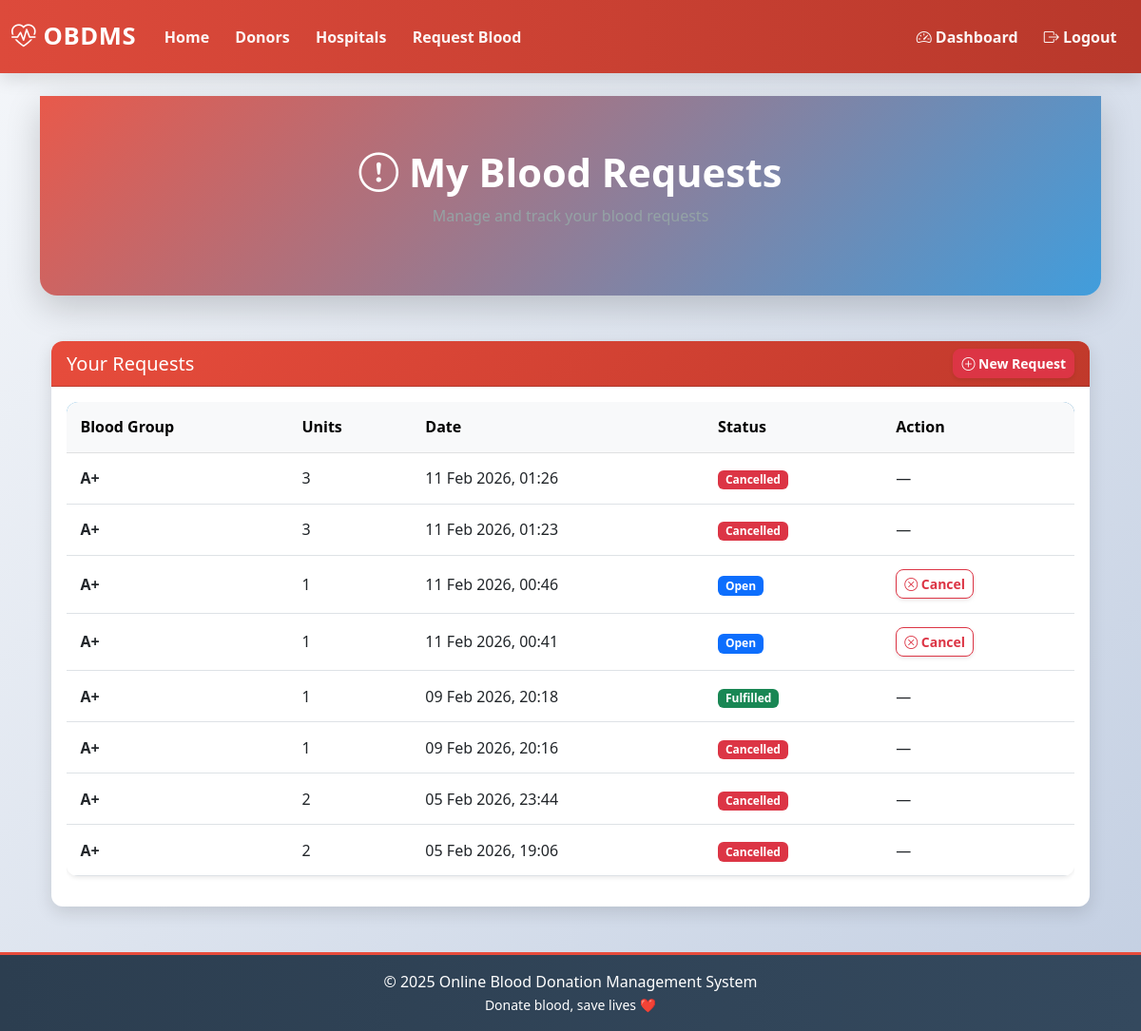
Screenshot of /requests/my/ (signed in) with the database file from the repository.
### blood_requests/models.py (models this page shows, shortened)
class BloodRequest(models.Model):
    STATUS_CHOICES = [
        ("open", "Open"),
        ("matched", "Matched"),
        ("fulfilled", "Fulfilled"),
        ("cancelled", "Cancelled"),
    ]
    requested_by = models.ForeignKey(
        User,
        on_delete=models.CASCADE,
        related_name="blood_requests",
    )
    hospital = models.ForeignKey(
        Hospital,
        on_delete=models.SET_NULL,
        null=True,
        blank=True,
        related_name="blood_requests",
    )
    blood_group = models.CharField(
        max_length=5,
        choices=BLOOD_GROUP_CHOICES,
    )
    units_required = models.PositiveIntegerField()
    city = models.CharField(max_length=100)
    contact_info = models.CharField(max_length=200)
    status = models.CharField(
        max_length=20,
        choices=STATUS_CHOICES,
        default="open",
    )
    created_at = models.DateTimeField(auto_now_add=True)
    class Meta:
        ordering = ["-created_at"]

### blood_requests/views.py (the view)
@login_required
def my_requests(request):
    requests_qs = BloodRequest.objects.filter(requested_by=request.user)
    return render(request, "requests/my_requests.html", {
        "requests": requests_qs,
        "hospital":None,
    })

### templates/requests/my_requests.html (shortened to what this page needs)
{% extends 'base.html' %}
{% block content %}
<div class="page-header">
  <h1><i class="bi bi-exclamation-circle"></i> My Blood Requests</h1>
  <p class="text-muted">Manage and track your blood requests</p>
</div>
<div class="container mt-5 mb-5">
  <div class="card">
    <div class="card-header d-flex justify-content-between align-items-center">
      <h5 class="mb-0">Your Requests</h5>
      <a href="{% url 'requests:create-request' %}" class="btn btn-danger btn-sm">
        <i class="bi bi-plus-circle"></i> New Request
      </a>
    </div>
    <div class="card-body">
      {% if requests %}
        <div class="table-responsive">
          <table class="table table-hover align-middle">
            <thead class="table-light">
              <tr>
                <th>Blood Group</th>
                <th>Units</th>
                <th>Date</th>
                <th>Status</th>
                <th>Action</th>
              </tr>
            </thead>
            <tbody>
              {% for r in requests %}
              <tr>
                <td><strong>{{ r.blood_group }}</strong></td>
                <td>{{ r.units_required }}</td>
                <td>{{ r.created_at|date:"d M Y, H:i" }}</td>
                <td>
                  <span class="badge
                    {% if r.status == 'open' %}bg-primary
                    {% elif r.status == 'matched' %}bg-warning text-dark
                    {% elif r.status == 'fulfilled' %}bg-success
                    {% elif r.status == 'cancelled' %}bg-danger
                    {% endif %}">
                    {{ r.status|title }}
                  </span>
                </td>
                <td>
                  {% if r.status == 'open' %}
                    <a href="{% url 'requests:cancel-request' r.id %}"
                       class="btn btn-sm btn-outline-danger"
                       onclick="return confirm('Are you sure you want to cancel this request?');">
                      <i class="bi bi-x-circle"></i> Cancel
                    </a>
                  {% elif r.status == 'matched' and hospital or r.status == 'matched' and r.requested_by == request.user %}
                    <a href="{% url 'requests:mark-fulfilled' r.id %}"
                       class="btn btn-sm btn-success"
                       onclick="return confirm('Mark this request as fulfilled?');">
                      <i class="bi bi-check-circle"></i> Mark Fulfilled
                    </a>
                  {% else %}
                    —
                  {% endif %}
                </td>
              </tr>
              {% endfor %}
            </tbody>
          </table>
        </div>
      {% else %}
        <div class="alert alert-info">
          You have not submitted any blood requests yet.
        </div>
      {% endif %}
    </div>
  </div>
</div>
{% endblock %}

### static/style.css (style rules this page uses)
:root { --primary-color: #e74c3c; --secondary-color: #3498db; --success-color: #27ae60; --warning-color: #f39c12; --danger-color: #e74c3c; --light-color: #ecf0f1; --dark-color: #2c3e50; --gradient-primary: linear-gradient(135deg, #e74c3c, #c0392b); --gradient-secondary: linear-gradient(135deg, #3498db, #2980b9); --gradient-success: linear-gradient(135deg, #27ae60, #229954); --shadow-sm: 0 2px 4px rgba(0,0,0,.08); --shadow-md: 0 6px 18px rgba(0,0,0,.12); --shadow-lg: 0 12px 36px rgba(0,0,0,.18); --transition: all .28s cubic-bezier(.4,0,.2,1); }
* { margin: 0; padding: 0; box-sizing: border-box; }
html, body { font-family: "Segoe UI", system-ui, sans-serif; background: linear-gradient(135deg, #f5f7fa, #c3cfe2); min-height: 100vh; color: var(--dark-color); }
.page-header, .hero { background: linear-gradient(135deg, rgba(231,76,60,.92), rgba(52,152,219,.92)); color: #fff; padding: 3.5rem 1.5rem; text-align: center; border-radius: 0 0 18px 18px; box-shadow: var(--shadow-lg); margin-bottom: 2rem; }
.page-header h1, .hero h1 { font-size: 2.6rem; font-weight: 800; }
.page-header p, .hero p { opacity: .95; }
.card { border: none; border-radius: 12px; box-shadow: var(--shadow-md); transition: var(--transition); overflow: hidden; }
.card-header { background: var(--gradient-primary); color: #fff; font-weight: 700; }
.table { background: #fff; border-radius: 12px; overflow: hidden; box-shadow: var(--shadow-sm); }
.table thead { background: var(--gradient-secondary); color: #fff; }
.table th, .table td { padding: .9rem; vertical-align: middle; }
.btn { border-radius: 8px; font-weight: 700; transition: var(--transition); box-shadow: var(--shadow-sm); }
.text-muted { color: #95a5a6 !important; }

### rows the page displays
BloodRequest: blood_group "A+", units_required "3", created_at "11 Feb 2026, 01:26", status "Cancelled"
BloodRequest: blood_group "A+", units_required "3", created_at "11 Feb 2026, 01:23", status "Cancelled"
BloodRequest: blood_group "A+", units_required "1", created_at "11 Feb 2026, 00:46", status "Open", shows "Cancel"
BloodRequest: blood_group "A+", units_required "1", created_at "11 Feb 2026, 00:41", status "Open", shows "Cancel"
BloodRequest: blood_group "A+", units_required "1", created_at "09 Feb 2026, 20:18", status "Fulfilled"
BloodRequest: blood_group "A+", units_required "1", created_at "09 Feb 2026, 20:16", status "Cancelled"
BloodRequest: blood_group "A+", units_required "2", created_at "05 Feb 2026, 23:44", status "Cancelled"
BloodRequest: blood_group "A+", units_required "2", created_at "05 Feb 2026, 19:06", status "Cancelled"
